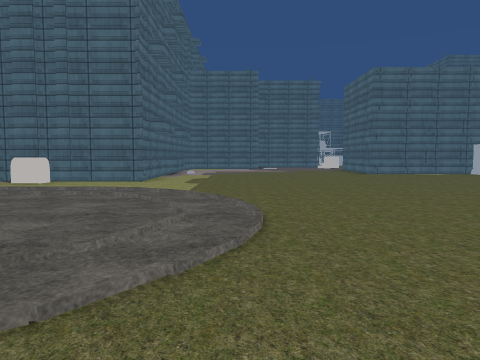
[1] (above)

24 first-person views from a walk through a scene from a Unity 3-D project. The camera is 1.2 m above the floor, tilts 4° down and sees 70° across. The floor is counted in squares, 2 m on a side. Each view is taken from the middle of a square. On the plan, view 1 faces up. The plan holds only what a view shows up to about 10 squares ahead; the rest is blank. The place goes on beyond the plan. Some surface patterns are stand-ins.

[2]
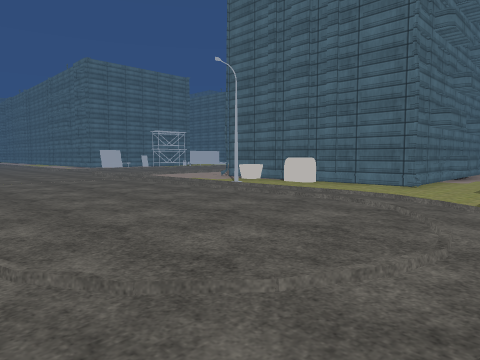

[3]
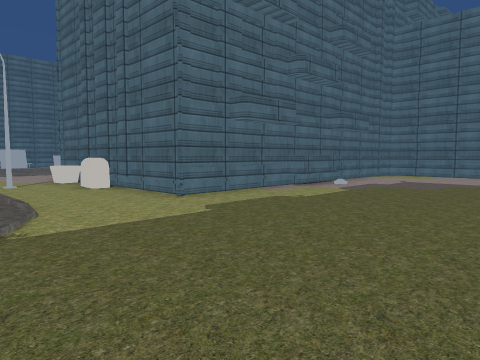

[4]
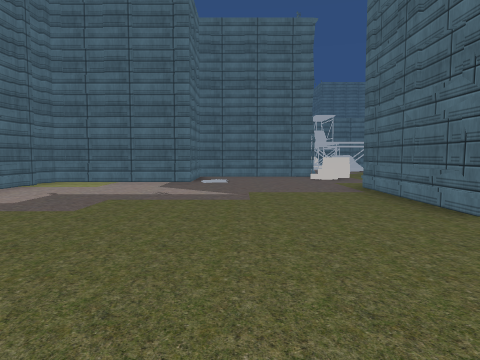

[5]
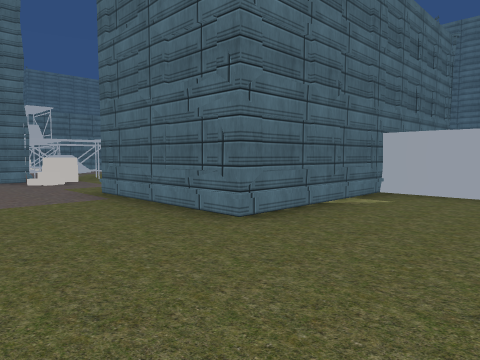

[6]
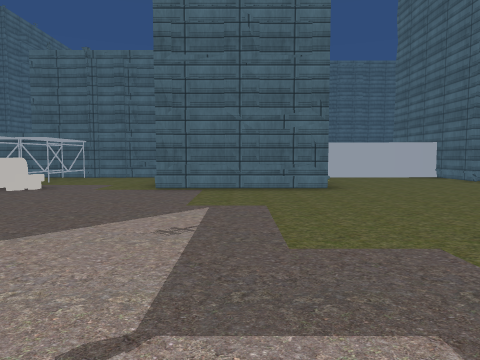

[7]
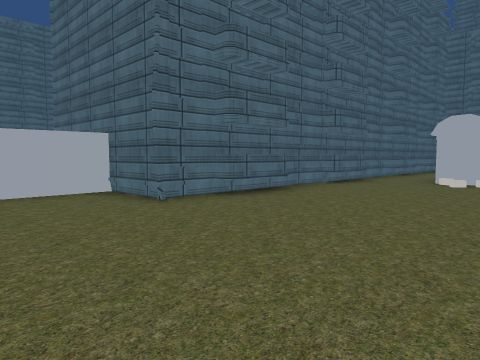

[8]
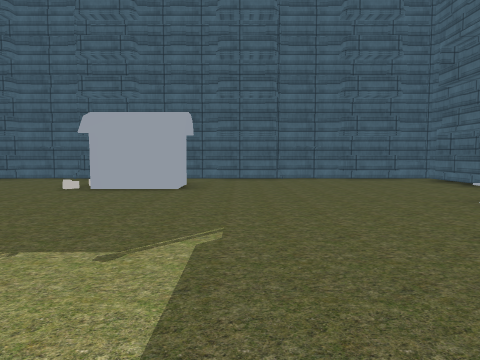

[9]
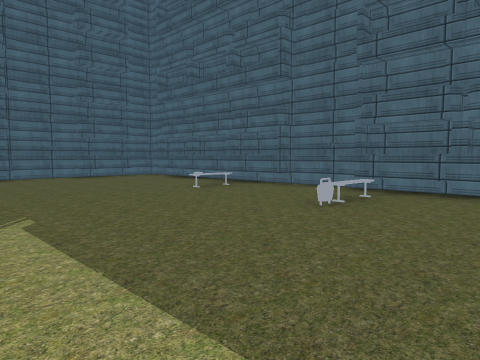

[10]
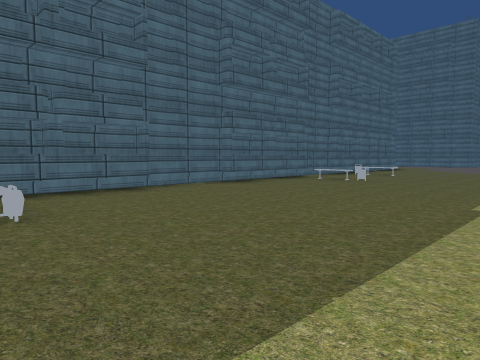

[11]
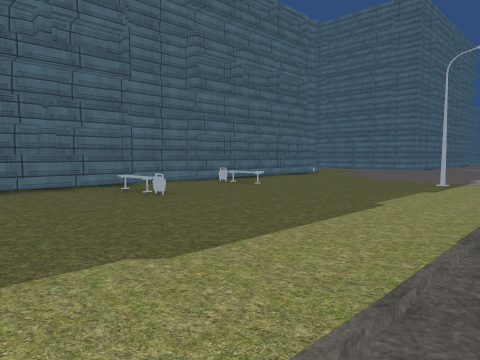

[12]
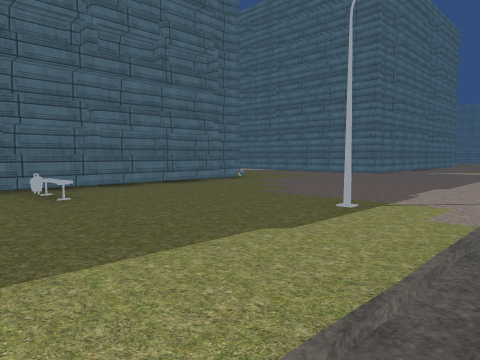

[13]
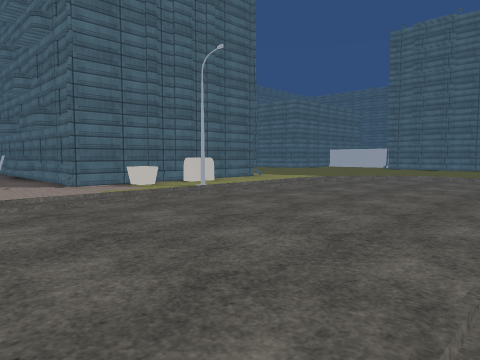

[14]
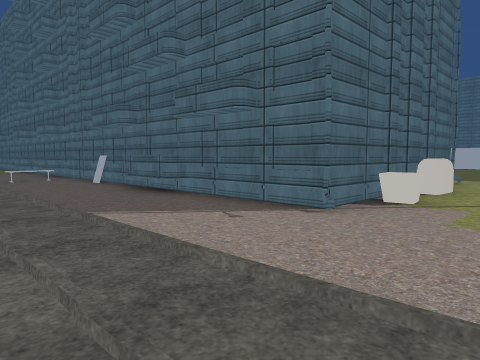

[15]
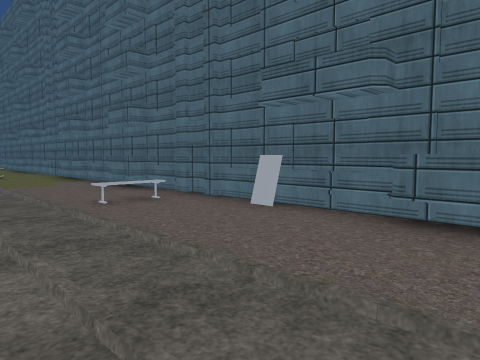

[16]
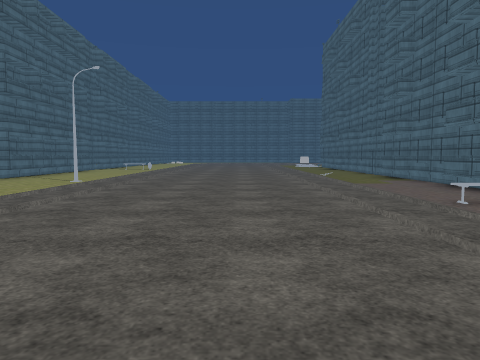

[17]
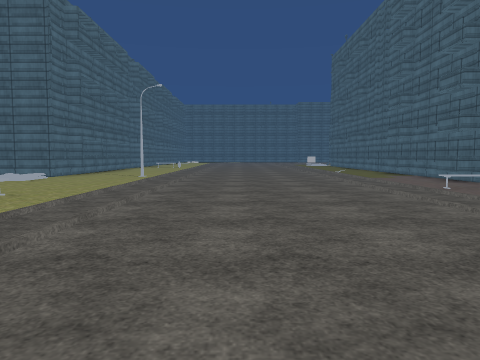

[18]
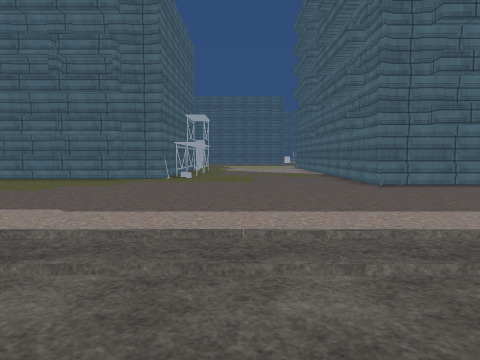

[19]
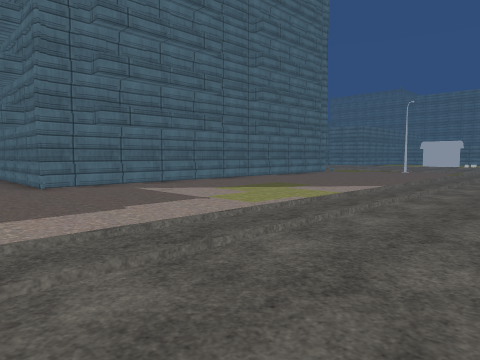

[20]
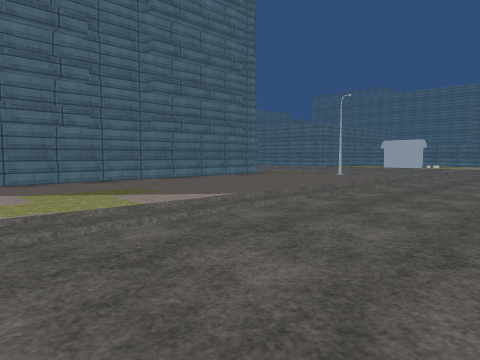

[21]
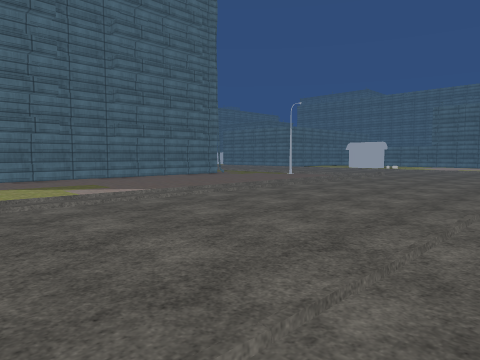

[22]
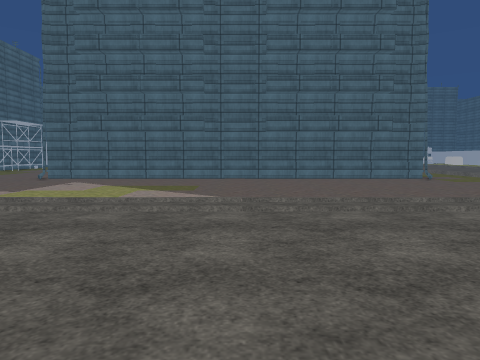

[23]
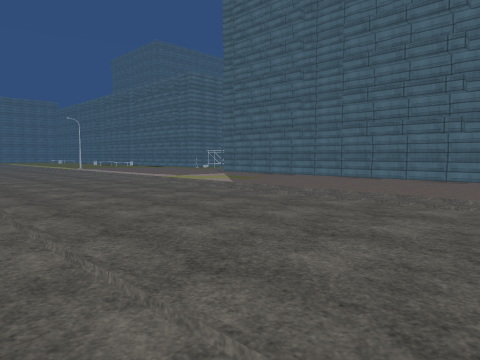

[24]
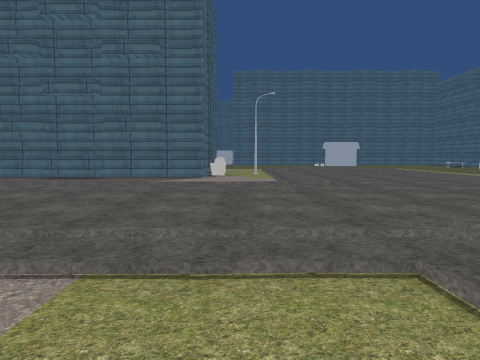

### Floor plan
Key: @ floor where view 1 was taken; # wall or solid block; . floor; / step, stairs or slope; O other object.
Columns run from 33 left of view 1 to 8 right of it. Each row starts with its distance up from view 1.
 22                         ..#
 21               ##.........##           O
 20               ##.........##           O  #
 19              ##/.#........#          #OO #
 18                /.........##       ####OOO#
 17                ..........##       #../...#
 16                ...........#    ####......#
 15                 ..........#   ##.........#
 14                 .........O#   #.......#
 13                  .........#   #.......#
 12                   .......##   ##......####
 11                   .......##   ##.........#
 10                    .......#   #..........#
  9                   ........#   #..........#
  8                  .........#OO##..........#
  7                 .......................###
  6 ////   ////      /.....//..#////.......#
  5 ...........       .....................#
  4 ............        ...................#
  3 ...............      ..................#
  2 ................       .............//.#
  1 .................   ........  ......OO.#
  0 ............................ ....@...O.#
 -1  ..................#...................#
 -2  ......................................#
 -3 .......................................#
 -4 .###########.........O..O......O..O....#
 -5            #.........O.................#
 -6            #....O#######################
 -7            #....##

Positions as (right, up) in squares from view 1, and headings:
1: (0, 0), facing up
2: (0, 1), facing up-left
3: (2, 5), facing up-left
4: (2, 8), facing up
5: (2, 9), facing up-right
6: (-2, 13), facing right
7: (2, 10), facing down-right
8: (-3, -1), facing right
9: (-4, 0), facing down-right
10: (-1, 0), facing down-left
11: (-6, 1), facing down-left
12: (-10, 1), facing down-left
13: (-10, 1), facing up-right
14: (-11, 6), facing up-right
15: (-11, 11), facing up-right
16: (-12, 11), facing up
17: (-13, 9), facing up
18: (-19, 3), facing down
19: (-20, 3), facing down-left
20: (-23, 4), facing down-left
21: (-23, 6), facing down-left
22: (-27, 5), facing down
23: (-33, 6), facing down-right
24: (-17, 7), facing right
